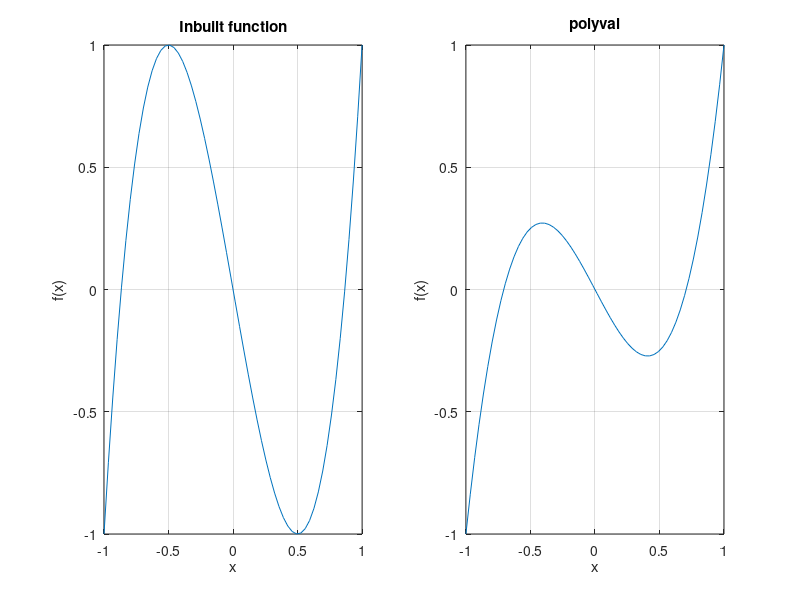

Recreate this plot in MATLAB.
clc 
clear all 
close all
x = linspace(-1,1,60);
p=[4 0 -3 0];
q=[2 0 -1 0]; 
subplot(1,2,1)
plot(x,polyval(p,x))
title('Inbuilt function')
grid on
xlabel('x')
ylabel('f(x)')
subplot(1,2,2)
plot(x,polyval(q,x))
grid on
xlabel('x')
ylabel('f(x)')
title('polyval')